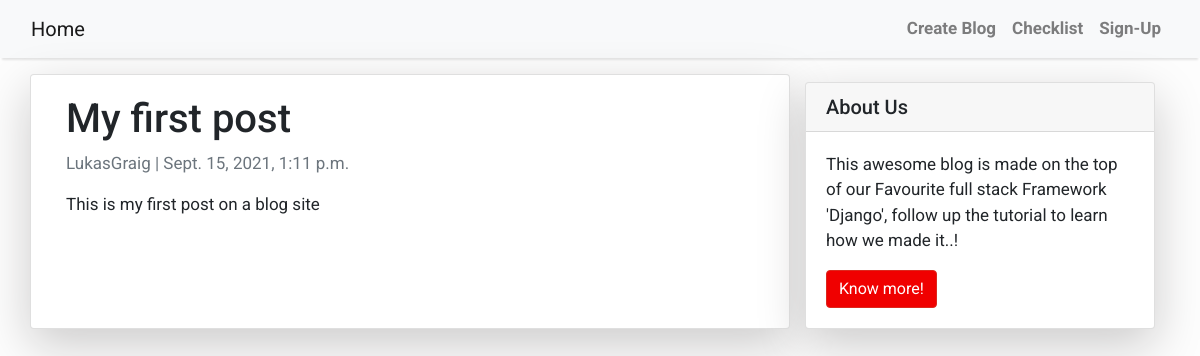
Screenshot of /blog/my-first-post/ with the database file from the repository.
### blogs/models.py (models this page shows, shortened)
class Post(models.Model):
    title = models.CharField(max_length=200, unique=True)
    slug = models.SlugField(max_length=200, unique=True)
    author = models.ForeignKey(User, on_delete= models.CASCADE, related_name='blog_posts')
    updated_on = models.DateTimeField(auto_now= True)
    text = models.TextField()
    created_on = models.DateTimeField(auto_now_add=True)
    status = models.IntegerField(choices=STATUS, default=0)
    class Meta:
        ordering = ['-created_on']

### blogs/views.py (the view)
# urls.py: path('<slug:slug>/', views.PostDetail.as_view(), name='post_detail'),
class PostDetail(generic.DetailView):
    model = Post
    template_name = 'blogs/post-detail.html'

### blogs/templates/blogs/post-detail.html
{% extends 'blogs/base.html' %} {% block content %}
<div class="container">
  <div class="row">
    <div class="col-md-8 card mb-4  mt-3 left  top">
      <div class="card-body">
        <h1>{% block title %} {{ object.title }} {% endblock title %}</h1>
        <p class=" text-muted">{{ post.author }} | {{ post.created_on }}</p>
        <p class="card-text ">{{ object.text | safe }}</p>
      </div>
    </div>
    {% block sidebar %} {% include 'blogs/sidebar.html' %} {% endblock sidebar %}
  </div>
</div>
{% endblock content %}

### blogs/templates/blogs/base.html (style rules this page uses)
body { font-family: "Roboto", sans-serif; font-size: 17px; background-color: #fdfdfd; }

### blogs/templates/blogs/sidebar.html (style rules this page uses)
.card { box-shadow: 0 16px 48px #cccbcb; }

### rows the page displays
Post: title "My first post", author "LukasGraig", created_on "Sept. 15, 2021, 1:11 p.m.", text "This is my first post on a blog site"
